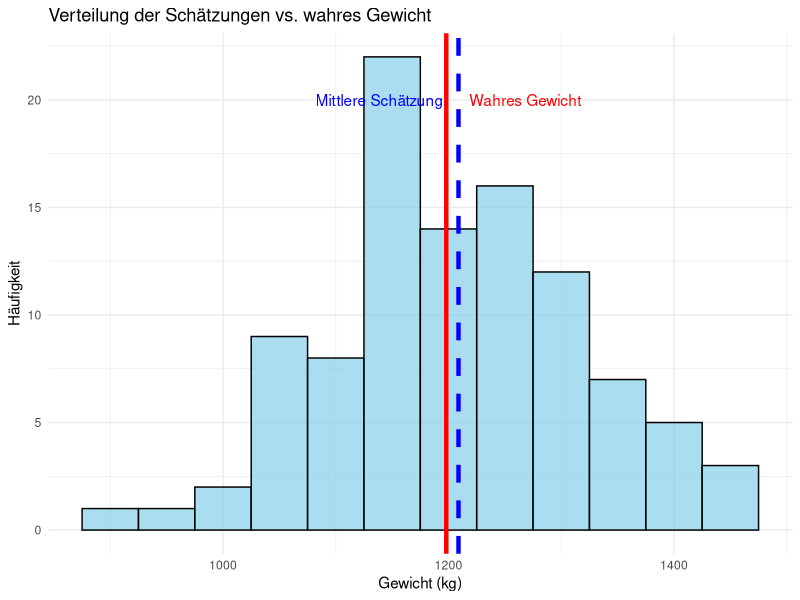

The R script that drew this image:
## ---- chunk 1
knitr::opts_chunk$set(echo = FALSE, warning = FALSE, message = FALSE)
library(ggplot2)
library(dplyr)
## ---- chunk 2
# Simulate data for illustration
set.seed(123)
true_weight <- 1198
guesses <- rnorm(100, mean = true_weight, sd = 120)
mean_guess <- mean(guesses)
## ---- chunk 3
df <- data.frame(guess = guesses)
ggplot(df, aes(x = guess)) +
  geom_histogram(binwidth = 50, fill = "skyblue", color = "black", alpha = 0.7) +
  geom_vline(xintercept = true_weight, color = "red", size = 1.5) +
  geom_vline(xintercept = mean_guess, color = "blue", size = 1.5, linetype = "dashed") +
  annotate("text", x = true_weight + 70, y = 20, label = "Wahres Gewicht", color = "red") +
  annotate("text", x = mean_guess - 70, y = 20, label = "Mittlere Schätzung", color = "blue") +
  labs(title = "Verteilung der Schätzungen vs. wahres Gewicht",
       x = "Gewicht (kg)",
       y = "Häufigkeit") +
  theme_minimal()
## ---- chunk 4
# Create a small table of sample guesses
set.seed(456)
sample_guesses <- sample(guesses, 10)
sample_df <- data.frame(
  Teilnehmer = 1:10,
  Schätzung = round(sample_guesses),
  Fehler = round(sample_guesses - true_weight)
)

# Display summary statistics instead of a table
cat("Zusammenfassung der Stichprobenschätzungen:\n")
cat("Mittlere Schätzung:", round(mean(sample_guesses)), "kg\n")
cat("Wahres Gewicht:", true_weight, "kg\n")
cat("Fehler des Mittelwerts:", round(mean(sample_guesses) - true_weight), "kg\n")
